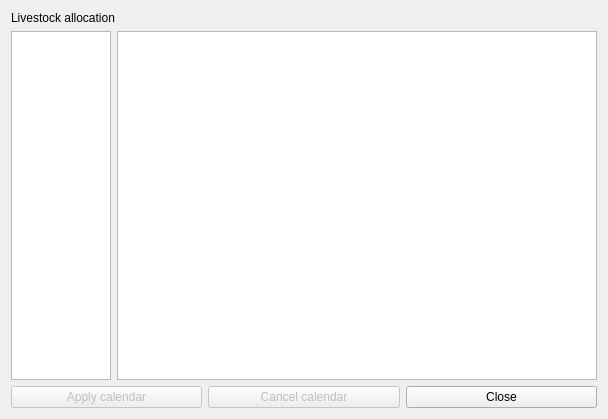
<?xml version="1.0" encoding="UTF-8"?>
<ui version="4.0">
 <class>fdglvallocation</class>
 <widget class="impgenmaint" name="fdglvallocation">
  <property name="geometry">
   <rect>
    <x>0</x>
    <y>0</y>
    <width>608</width>
    <height>419</height>
   </rect>
  </property>
  <property name="windowTitle">
   <string>Form</string>
  </property>
  <layout class="QVBoxLayout" name="verticalLayout">
   <item>
    <widget class="QLabel" name="label">
     <property name="text">
      <string>Livestock allocation</string>
     </property>
    </widget>
   </item>
   <item>
    <layout class="QHBoxLayout" name="horizontalLayout">
     <item>
      <widget class="QTableView" name="AdvListView1">
       <property name="enabled">
        <bool>true</bool>
       </property>
       <property name="sizePolicy">
        <sizepolicy hsizetype="Fixed" vsizetype="Expanding">
         <horstretch>0</horstretch>
         <verstretch>0</verstretch>
        </sizepolicy>
       </property>
       <property name="maximumSize">
        <size>
         <width>100</width>
         <height>16777215</height>
        </size>
       </property>
       <property name="toolTip">
        <string/>
       </property>
      </widget>
     </item>
     <item>
      <widget class="QTableView" name="AdvListView2">
       <property name="enabled">
        <bool>true</bool>
       </property>
       <property name="toolTip">
        <string/>
       </property>
      </widget>
     </item>
    </layout>
   </item>
   <item>
    <layout class="QHBoxLayout" name="horizontalLayout_2">
     <item>
      <widget class="QPushButton" name="BitBtn1">
       <property name="enabled">
        <bool>false</bool>
       </property>
       <property name="toolTip">
        <string/>
       </property>
       <property name="text">
        <string>Apply calendar</string>
       </property>
       <property name="icon">
        <iconset resource="../images.qrc">
         <normaloff>:/images/apply.png</normaloff>:/images/apply.png</iconset>
       </property>
       <property name="flat">
        <bool>false</bool>
       </property>
      </widget>
     </item>
     <item>
      <widget class="QPushButton" name="BitBtn2">
       <property name="enabled">
        <bool>false</bool>
       </property>
       <property name="toolTip">
        <string/>
       </property>
       <property name="text">
        <string>Cancel calendar</string>
       </property>
       <property name="icon">
        <iconset resource="../images.qrc">
         <normaloff>:/images/cancel.png</normaloff>:/images/cancel.png</iconset>
       </property>
       <property name="flat">
        <bool>false</bool>
       </property>
      </widget>
     </item>
     <item>
      <widget class="QPushButton" name="BitBtn3">
       <property name="enabled">
        <bool>true</bool>
       </property>
       <property name="toolTip">
        <string/>
       </property>
       <property name="text">
        <string>Close</string>
       </property>
       <property name="icon">
        <iconset resource="../images.qrc">
         <normaloff>:/images/closeform.png</normaloff>:/images/closeform.png</iconset>
       </property>
       <property name="flat">
        <bool>false</bool>
       </property>
      </widget>
     </item>
    </layout>
   </item>
  </layout>
 </widget>
 <customwidgets>
  <customwidget>
   <class>impgenmaint</class>
   <extends>QWidget</extends>
   <header>impgenmaint.h</header>
   <container>1</container>
  </customwidget>
 </customwidgets>
 <resources>
  <include location="../images.qrc"/>
 </resources>
 <connections/>
</ui>
